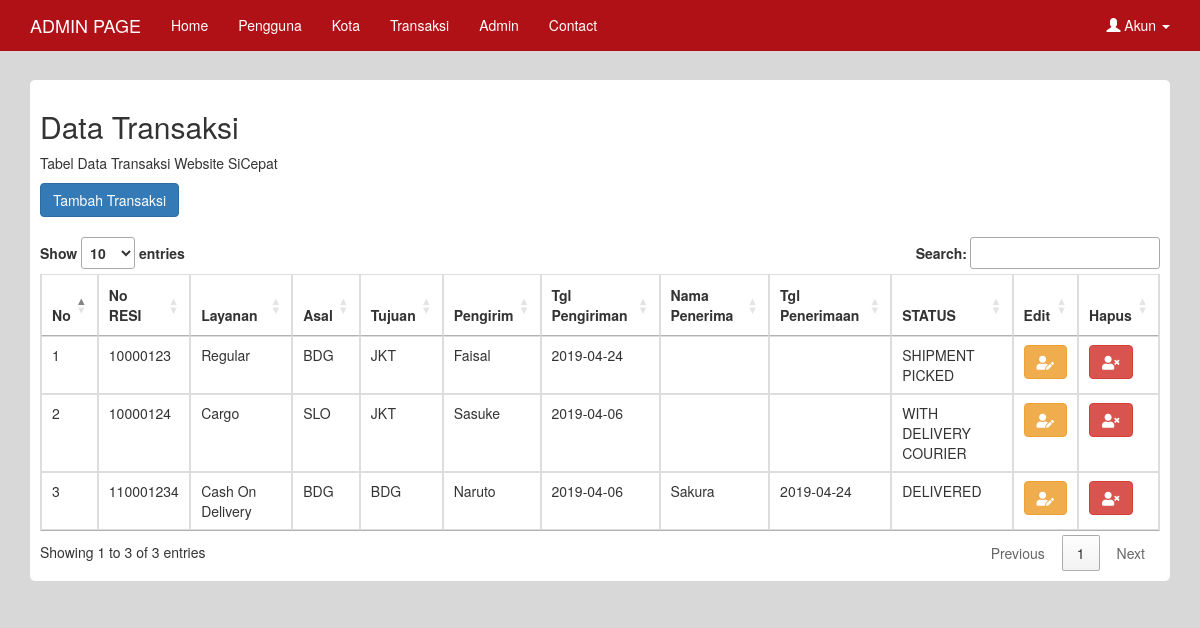
The page /index.php/admin/transaksi (signed in) on the database its author committed.
### tables this page shows
CREATE TABLE `transaksi` (
  `noresi` int(30) NOT NULL,
  `idlayanan` int(1) NOT NULL,
  `asal` varchar(20) NOT NULL,
  `tujuan` varchar(20) NOT NULL,
  `pengirim` varchar(10) NOT NULL,
  `tglpengiriman` varchar(20) NOT NULL,
  `namapenerima` varchar(20) NOT NULL,
  `tglpenerimaan` varchar(30) NOT NULL,
  `status` varchar(30) NOT NULL
);

CREATE TABLE `pengiriman` (
  `idlayanan` int(1) NOT NULL,
  `layanan` varchar(20) NOT NULL,
  `tarif` int(11) NOT NULL,
  `estimasi` varchar(20) NOT NULL
);

### application/controllers/Admin.php (called while the page is built, shortened)
<?php
class Admin extends CI_Controller {
	public function __construct()
	{
		$this->load->model('M_admin');
	}
	public function transaksi()
	{
		$datatransaksi = $this->M_admin->Gettransaksi_resi();
		$datakota = $this->M_admin->Getkota_kode();
		$datapengiriman = $this->M_admin->Getpengiriman_id();
		$this->load->view('admin/page_header',['datakota'=>$datakota,'datapengiriman'=>$datapengiriman]);
		$this->load->view('admin/page_transaksi',['datatransaksi'=>$datatransaksi]);
	}
}

### index.php (called while the page is built, shortened)
<?php
require_once BASEPATH.'core/CodeIgniter.php';

### application/models/M_admin.php (called while the page is built, shortened)
<?php
class M_admin extends CI_Model {
	public function Getkota_kode(){
		$this->db->select('*');
		$this->db->from('kota');
		$query = $this->db->get();
		return $query->result();
	}
	public function Gettransaksi_resi(){
		$this->db->select('*');
		$this->db->from('transaksi');
		$this->db->join('pengiriman','pengiriman.idlayanan=transaksi.idlayanan','LEFT OUTER');
		$query = $this->db->get();
		return $query->result();
	}
	public function Getpengiriman_id(){
		$this->db->select('*');
		$this->db->from('pengiriman');
		$query = $this->db->get();
		return $query->result();
	}
}

### application/views/admin/page_transaksi.php (the view, shortened to what this page needs)
  <div class="container">
    <div class="box">
      <h2>Data Transaksi</h2>
      <p>Tabel Data Transaksi Website SiCepat</p>
      <button type="button" class="btn btn-primary" data-toggle="modal" data-target="#tambahkota">Tambah Transaksi</button>
      <br><br>
      <table class="table table-bordered" id="table">
        <thead>
          <tr>
            <th>No</th>
            <th>No RESI</th>
            <th>Layanan</th>
            <th>Asal</th>
            <th>Tujuan</th>
            <th>Pengirim</th>
            <th>Tgl Pengiriman</th>
            <th>Nama Penerima</th>
            <th>Tgl Penerimaan</th>
            <th>STATUS</th>
            <th>Edit</th>
            <th>Hapus</th>
          </tr>
        </thead>
        <tbody>
          <?php $no=1; foreach ($datatransaksi as $d ) {?>
          <tr>
            <form>
              <td><?php echo $no++ ?></td>
              <td><?php echo $d->noresi ?></td>
            <td><?php echo $d->layanan  ?></td>
            <td><?php echo $d->asal ?></td>
            <td><?php echo $d->tujuan ?></td>
            <td><?php echo $d->pengirim ?></td>
            <td><?php echo $d->tglpengiriman ?></td>
            <td><?php echo $d->namapenerima ?></td>
            <td><?php echo $d->tglpenerimaan ?></td>
            <td><?php echo $d->status ?></td>
              <td><button type="button" class="btn btn-warning" data-toggle="modal" data-target="#edit<?php echo $d->noresi ?>"><i class="fas fa-user-edit"></i></button></td>
              <td><a type="button" class="btn btn-danger"  href="<?= base_url('index.php/admin/hapustransaksi/' .$d->noresi)?>" onClick="return confirm('Apakah Anda Yakin?')" ><i class="fas fa-user-times"></i></a></td>
            </form>
          </tr>
          <?php } ?>
        </tbody>
      </table>
    </div>
  </div>
</body>
</html>

### application/views/admin/page_header.php (style rules this page uses)
.box { margin-top: 80px; margin-bottom: 20px; padding: 10px; background-color: #fff ; border-radius: 5px; }
body { background-color: #D8D8D8; }

### rows shown on the page
transaksi: noresi "10000123", idlayanan.layanan "Regular", asal "BDG", tujuan "JKT", pengirim "Faisal", tglpengiriman "2019-04-24", status "SHIPMENT PICKED"
transaksi: noresi "10000124", idlayanan.layanan "Cargo", asal "SLO", tujuan "JKT", pengirim "Sasuke", tglpengiriman "2019-04-06", status "WITH DELIVERY COURIER"
transaksi: noresi "110001234", idlayanan.layanan "Cash On Delivery", asal "BDG", tujuan "BDG", pengirim "Naruto", tglpengiriman "2019-04-06", namapenerima "Sakura", tglpenerimaan "2019-04-24", status "DELIVERED"
